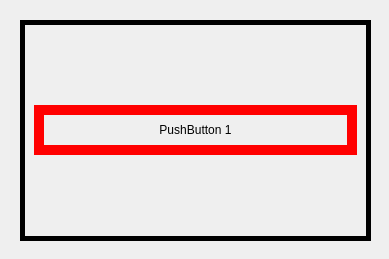
<?xml version="1.0" encoding="UTF-8"?>
<ui version="4.0">
 <class>Dialog</class>
 <widget class="QDialog" name="Dialog">
  <property name="geometry">
   <rect>
    <x>0</x>
    <y>0</y>
    <width>389</width>
    <height>259</height>
   </rect>
  </property>
  <property name="windowTitle">
   <string>Dialog</string>
  </property>
  <widget class="QFrame" name="frame">
   <property name="geometry">
    <rect>
     <x>20</x>
     <y>20</y>
     <width>351</width>
     <height>221</height>
    </rect>
   </property>
   <property name="styleSheet">
    <string notr="true">border-style:solid;
border-width:5px;
border-color:black;</string>
   </property>
   <property name="frameShape">
    <enum>QFrame::StyledPanel</enum>
   </property>
   <property name="frameShadow">
    <enum>QFrame::Raised</enum>
   </property>
   <layout class="QVBoxLayout" name="verticalLayout">
    <item>
     <widget class="KsPushButton" name="pushButton">
      <property name="minimumSize">
       <size>
        <width>0</width>
        <height>50</height>
       </size>
      </property>
      <property name="styleSheet">
       <string notr="true">border-color:red;
border-width:10px;</string>
      </property>
      <property name="text">
       <string>PushButton 1</string>
      </property>
      <property name="icon">
       <iconset resource="imageresources.qrc">
        <normaloff>:/resources/images/f62cab82-7bbb-4f7f-a507-eef58d1c18db.png</normaloff>:/resources/images/f62cab82-7bbb-4f7f-a507-eef58d1c18db.png</iconset>
      </property>
     </widget>
    </item>
   </layout>
  </widget>
 </widget>
 <customwidgets>
  <customwidget>
   <class>KsPushButton</class>
   <extends>QPushButton</extends>
   <header>kspushbutton.h</header>
  </customwidget>
 </customwidgets>
 <resources>
  <include location="imageresources.qrc"/>
 </resources>
 <connections/>
</ui>
